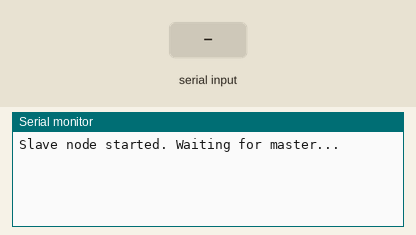
A sketch run on a simulated ESP32. On the bench: the last lines printed to the serial monitor. The inputs (shaded band) are chosen by the test bench. Nothing arrives over Bluetooth unless stated.

Above: at 1.2 s.
1.3 s: "1" received over the second serial link
At 1.8 s:
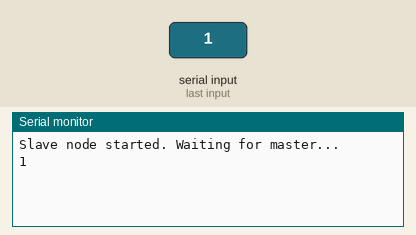
2.8 s: "0" received over the second serial link
At 4.0 s:
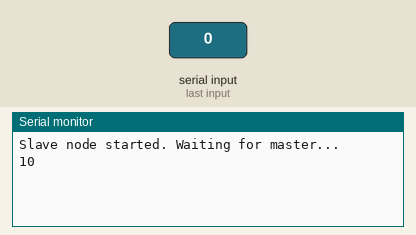

The sketch:

slave.ino
```cpp
#include "BluetoothSerial.h"

BluetoothSerial SerialBT;

void setup() {
  Serial.begin(115200);
  // No second argument = Slave mode
  SerialBT.begin("ESP32_Slave_Node");
  Serial.println("Slave node started. Waiting for master...");
}

void loop() {
  // USB -> Bluetooth
  if (Serial.available()) {
    SerialBT.write(Serial.read());
  }
  // Bluetooth -> USB
  if (SerialBT.available()) {
    Serial.write(SerialBT.read());
  }
  delay(20);
}
```

Measured:
- after the input at 1.3 s, the serial monitor: prints a new line at once (image 1)
- after the input at 2.8 s, the serial monitor: prints a new line at once (image 2)
